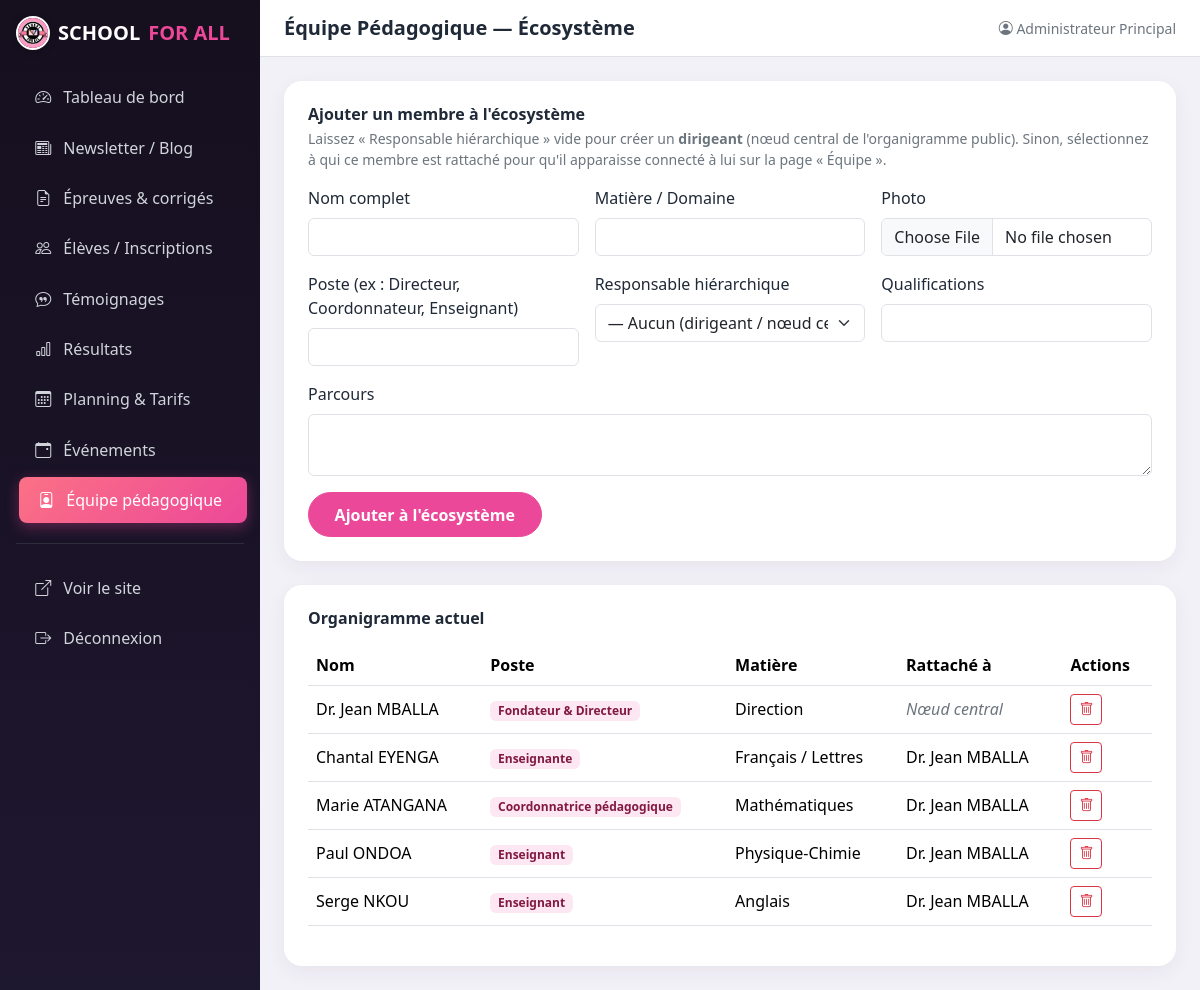
The page /admin/enseignants.php (signed in) on the database its author committed.
### tables this page shows
CREATE TABLE enseignants (
    id              INT AUTO_INCREMENT PRIMARY KEY,
    nom_complet     VARCHAR(100) NOT NULL,
    photo           VARCHAR(255) DEFAULT NULL,
    matiere         VARCHAR(100) NOT NULL,
    poste           VARCHAR(100) DEFAULT NULL COMMENT 'Ex: Directeur, Coordonnateur, Enseignant',
    responsable_id  INT DEFAULT NULL COMMENT 'Référence hiérarchique (écosystème équipe)',
    qualifications  VARCHAR(255) DEFAULT NULL,
    parcours        TEXT DEFAULT NULL,
    cree_le         DATETIME NOT NULL DEFAULT CURRENT_TIMESTAMP,
    FOREIGN KEY (responsable_id) REFERENCES enseignants(id) ON DELETE SET NULL
);

### app/models/Enseignant.php (called while the page is built, shortened)
<?php
class Enseignant
{
    public static function tous(): array
    {
        $pdo = Database::getConnexion();
        return $pdo->query("SELECT * FROM enseignants ORDER BY (responsable_id IS NULL) DESC, nom_complet")->fetchAll();
    }
}

### admin/enseignants.php (the view, shortened to what this page needs)
<?php
$enseignants = Enseignant::tous();
require __DIR__ . '/includes/admin-header.php';
?>
<div class="sfa-admin-card p-4 mb-4" data-aos="fade-up">
  <h6 class="fw-bold mb-1">Ajouter un membre à l'écosystème</h6>
  <p class="text-secondary small mb-3">
    Laissez « Responsable hiérarchique » vide pour créer un <strong>dirigeant</strong> (nœud central de l'organigramme public).
    Sinon, sélectionnez à qui ce membre est rattaché pour qu'il apparaisse connecté à lui sur la page « Équipe ».
  </p>
  <form method="post" enctype="multipart/form-data">
    <div class="row g-3">
      <div class="col-md-4">
        <label class="form-label">Nom complet</label>
        <input type="text" class="form-control" name="nom_complet" required>
      </div>
      <div class="col-md-4">
        <label class="form-label">Matière / Domaine</label>
        <input type="text" class="form-control" name="matiere" required>
      </div>
      <div class="col-md-4">
        <label class="form-label">Photo</label>
        <input type="file" class="form-control" name="photo" accept="image/*">
      </div>
      <div class="col-md-4">
        <label class="form-label">Poste (ex : Directeur, Coordonnateur, Enseignant)</label>
        <input type="text" class="form-control" name="poste">
      </div>
      <div class="col-md-4">
        <label class="form-label">Responsable hiérarchique</label>
        <select class="form-select" name="responsable_id">
          <option value="">— Aucun (dirigeant / nœud central) —</option>
        </select>
      </div>
      <div class="col-md-4">
        <label class="form-label">Qualifications</label>
        <input type="text" class="form-control" name="qualifications">
      </div>
      <div class="col-12">
        <label class="form-label">Parcours</label>
        <textarea class="form-control" name="parcours" rows="2"></textarea>
      </div>
      <div class="col-12">
        <button type="submit" class="btn btn-sfa-primary">Ajouter à l'écosystème</button>
      </div>
    </div>
  </form>
</div>
<div class="sfa-admin-card p-4" data-aos="fade-up">
  <h6 class="fw-bold mb-3">Organigramme actuel</h6>
  <div class="table-responsive">
    <table class="table align-middle">
      <thead><tr><th>Nom</th><th>Poste</th><th>Matière</th><th>Rattaché à</th><th>Actions</th></tr></thead>
      <tbody>
        <?php
        $parId = [];
        foreach ($enseignants as $e) { $parId[$e['id']] = $e['nom_complet']; }
        foreach ($enseignants as $ens): ?>
          <tr>
            <td><?= htmlspecialchars($ens['nom_complet']) ?></td>
            <td><span class="badge" style="background:var(--sfa-pink-light); color:var(--sfa-pink-dark)"><?= htmlspecialchars($ens['poste'] ?? '—') ?></span></td>
            <td><?= htmlspecialchars($ens['matiere']) ?></td>
            <td><?= $ens['responsable_id'] ? htmlspecialchars($parId[$ens['responsable_id']] ?? '—') : '<em class="text-secondary">Nœud central</em>' ?></td>
            <td><a href="enseignants.php?supprimer=<?= $ens['id'] ?>" class="btn btn-sm btn-outline-danger" onclick="return confirm('Supprimer ce membre ?')"><i class="bi bi-trash"></i></a></td>
          </tr>
        <?php endforeach; ?>
      </tbody>
    </table>
  </div>
</div>
<?php require __DIR__ . '/includes/admin-footer.php'; ?>

### public/assets/css/styles.css (style rules this page uses)
:root { --sfa-pink: #EC4899; --sfa-pink-dark: #831843; --sfa-pink-light: #FCE7F3; --sfa-dark: #1F2937; --sfa-grey: #6B7280; --bs-primary: var(--sfa-pink); --bs-primary-rgb: 236, 72, 153; }
body { font-family: 'Segoe UI', Roboto, Arial, sans-serif; color: var(--sfa-dark); }
a { color: var(--sfa-pink); }
.btn-sfa-primary { background-color: var(--sfa-pink); border-color: var(--sfa-pink); color: #fff; font-weight: 600; border-radius: 50px; padding: 0.6rem 1.6rem; }
:root { --sfa-grad-1: linear-gradient(135deg, #F472B6 0%, #C026D3 100%); --sfa-grad-2: linear-gradient(135deg, #FB7185 0%, #EC4899 100%); --sfa-grad-3: linear-gradient(135deg, #E879F9 0%, #831843 100%); --sfa-navy: #150F1E; --sfa-navy-light: #1E1730; }
body.sfa-admin-body { background: #F3F1F8; }
.sfa-admin-card { border-radius: 18px; border: none; background: #fff; box-shadow: 0 6px 20px rgba(30,23,48,.06); }

### rows shown on the page
enseignants: nom_complet "Dr. Jean MBALLA", poste "Fondateur & Directeur", matiere "Direction", shows "Nœud central"
enseignants: nom_complet "Chantal EYENGA", poste "Enseignante", matiere "Français / Lettres", responsable "Dr. Jean MBALLA"
enseignants: nom_complet "Marie ATANGANA", poste "Coordonnatrice pédagogique", matiere "Mathématiques", responsable "Dr. Jean MBALLA"
enseignants: nom_complet "Paul ONDOA", poste "Enseignant", matiere "Physique-Chimie", responsable "Dr. Jean MBALLA"
enseignants: nom_complet "Serge NKOU", poste "Enseignant", matiere "Anglais", responsable "Dr. Jean MBALLA"

### other values the page prints
$titrePage "Équipe Pédagogique — Écosystème"
Auth::nomAdmin() "Administrateur Principal"
